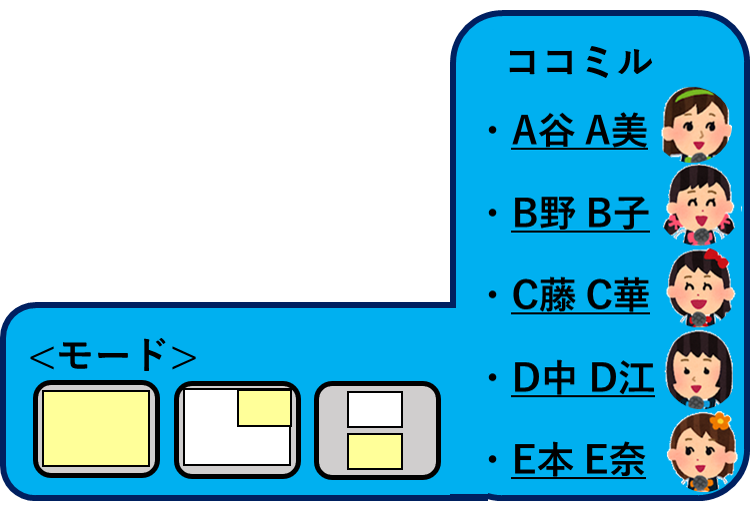
#> input picture ff/menu2.png, 751 x 505 px
$ python move1.py
#> lines starting #> are read from the running program, lines starting #| are printed output that depends on the picture; pictures that were not available may be replaced by others from this repository, and a replacement may not be noted
'''
Created on 2019/12/11

UIのデモ映像をgifで表示するプログラム

@author: Kai_Kudo
'''
from PIL import Image
import matplotlib.pyplot as plt
import matplotlib.animation as anime
import numpy as np

im_menu = Image.open('../menu2.png')
#> im_menu is the input picture: PIL image 751x505 RGBA; mean R, G, B, A 124.1, 192.7, 216.3, 255
im_frame = Image.open('../frame.png')
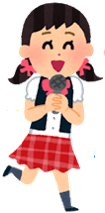
#> input picture ff/idol2.png, 105 x 213 px, given in place of frame.png, which was not available
#> im_frame is the input picture: PIL image 105x213 RGBA; mean R, G, B, A 94.5, 66.3, 61.3, 125.4
im_back = Image.open('../back.png').resize(im_menu.size)
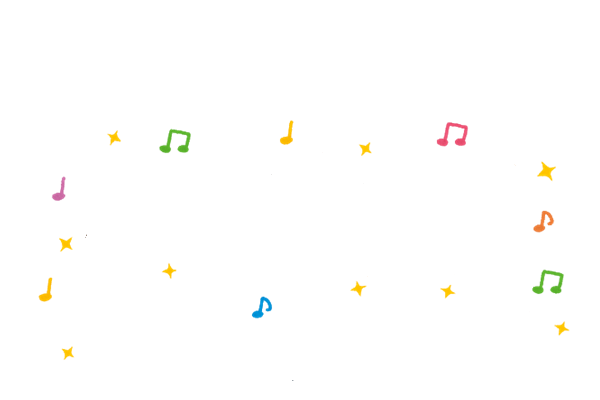
#> input picture ff/back.png, 600 x 400 px
im_square = Image.new('RGBA', im_menu.size, (255,255,255,0))
im_square2 = Image.new('RGBA', im_menu.size, (255,255,255,0))
im_square3 = Image.new('RGBA', im_menu.size, (255,255,255,0))
im_square_temp = Image.open('../square.png')
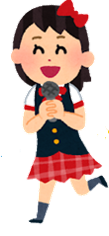
#> input picture ff/idol3.png, 109 x 236 px, given in place of square.png, which was not available
#> im_square_temp is the input picture: PIL image 109x236 RGBA; mean R, G, B, A 82.9, 58.1, 52.8, 121.8
im_square.paste(im_square_temp)
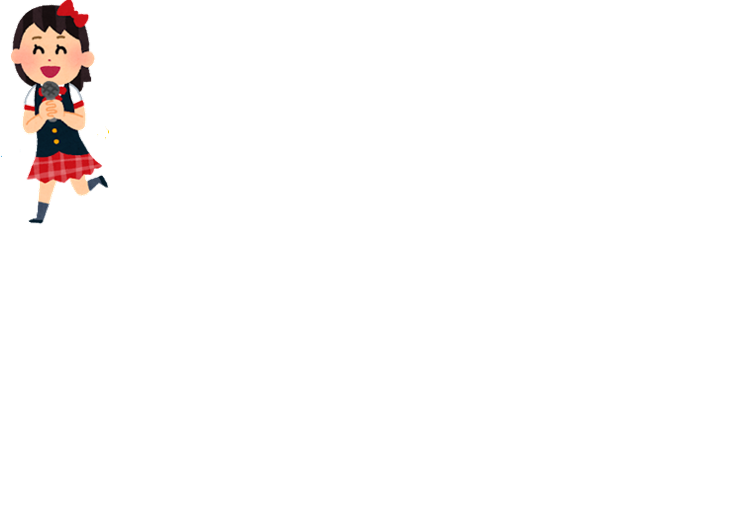
#> im_square: PIL image 751x505 RGBA; mean R, G, B, A 243.3, 241.6, 241.3, 8.3; transparent parts drawn white
im_square2_temp = Image.open('../square2.png')
im_square2.paste(im_square2_temp)
#> (the run stopped early here; a loop or call above may not have finished)
